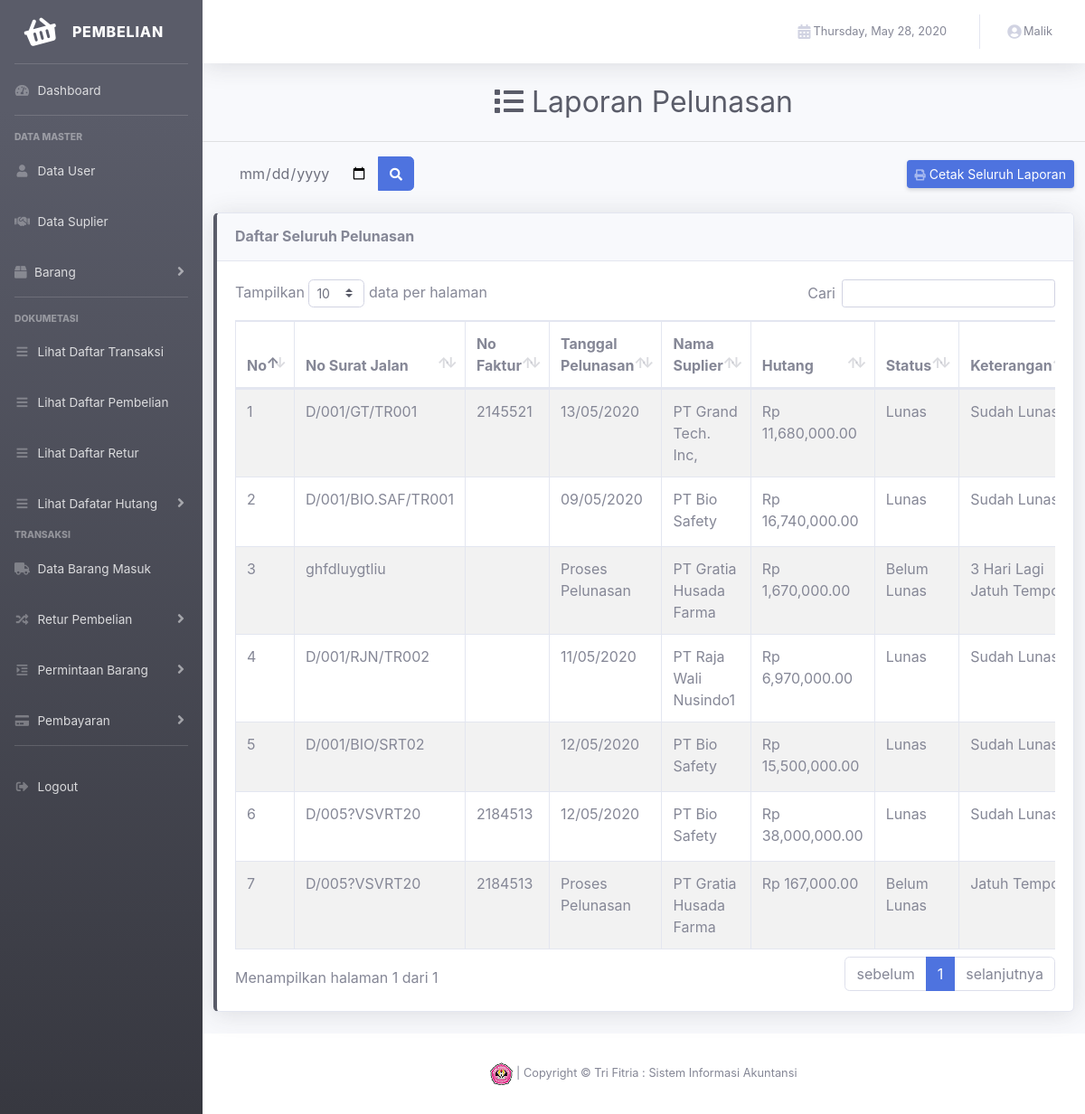
/view/index.php?p=list_hutang (signed in), run on the app's committed database.
### tables this page shows
CREATE TABLE IF NOT EXISTS `pembayaran` (
  `id_pembayaran` varchar(6) NOT NULL,
  `id_order` varchar(6) NOT NULL,
  `tempo` int(2) NOT NULL,
  `status` varchar(16) NOT NULL
);

CREATE TABLE IF NOT EXISTS `order` (
  `id_order` varchar(6) NOT NULL,
  `tanggal` date NOT NULL,
  `status` varchar(16) NOT NULL,
  `total_transaksi` int(45) NOT NULL,
  `nama_suplier` varchar(45) NOT NULL,
  `tanggal_penerimaan` date NOT NULL,
  `tanggal_pembelian` date NOT NULL,
  `no_surat_jalan` varchar(25) NOT NULL,
  `tanggal_pelunasan` date NOT NULL,
  `nomor_faktur` varchar(25) NOT NULL
);

### control/hutang/hutang.php (called while the page is built, shortened)
<?php
     class hutang{
        public function tampil(){
            $koneksi = new koneksi;
            $query = mysqli_query($koneksi->conn,"SELECT `id_pembayaran`, `pembayaran`.`id_order`,`tanggal`,`tanggal_penerimaan`, `tanggal_pelunasan`, `tanggal_pembelian`, `no_surat_jalan`, `nama_suplier`, `order`.`status`, `pembayaran`.`status`,`total_transaksi`, `tempo` as `akhir pembayaran`, `nomor_faktur`from `pembayaran` join `order` on `pembayaran`.`id_order` = `order`.`id_order`");
            if (mysqli_num_rows($query)>0) {
                while ($row= mysqli_fetch_array($query)) {
                    $data[]= $row;
                }
                return $data;
            }
        }
    }
    ?>

### control/koneksi.php (called while the page is built, shortened)
<?php
    class koneksi{
        private $dbhost = "localhost";
        private $dbuser = "root";
        private $dbname = "hph_proj_db";
        private $dbpass = "";
        public function __construct(){
        $this->conn = mysqli_connect($this->dbhost, $this->dbuser, $this->dbpass, $this->dbname) or die("Koneksi gagal");
        }
    }
    ?>

### view/content/transaksi/lihat_data/hutang_dagang/list_hutang.php (the view, shortened to what this page needs)
    <div class="d-sm-flex align-items-center justify-content-center mb-4">
        <h1 class="h2 mb-0 text-gray-800">
        <i class="fa fa-list" aria-hidden="true"></i>
            Laporan Pelunasan
        </h1>
    </div>
    <hr class ="sidebar-diver"></hr>
<div class="col">
    <div class="d-sm-flex align-items-center justify-content-between mb-4">
            <form class="d-none d-sm-inline-block form-inline mr-auto ml-md-3 my-2 my-md-0 mw-100 navbar-search"  method="post">
                <div class="input-group">
                    <input type="date" class="form-control bg-light border-0 small" name="car">
                    <div class="input-group-append">
                    <button class="btn btn-primary" type="submit" name="cari">
                        <i class="fas fa-search fa-sm"></i>
                    </button>
                    </div>
                </div>
            </form>
        <a href="content/dokumentasi/laporan_pelunasan.php" target="_blank" class="d-none d-sm-inline-block btn btn-sm btn-primary shadow-sm"><i class="fas fa-print fa-sm text-white-50"></i> Cetak Seluruh Laporan</a>
    </div>
      <div class="row">
        <div class="col">
          <div class="card shadow mb-4 border-left-dark">
            <div class="card-header py-3">
              <h6 class="m-0 font-weight-bold">Daftar Seluruh Pelunasan</h6>
            </div>
            <div class="card-body" >
                    <div class="table-responsive">
                        <table class="table table-bordered table-striped" width="100%" cellspacing="0" id="dataTable">
                        <thead>
                                <tr>
                                    <th>No</th>
                                    <th>No Surat Jalan</th>
                                    <th>No Faktur</th>
                                    <th>Tanggal Pelunasan</th>
                                    <th>Nama Suplier</th>
                                    <th>Hutang</th>
                                    <th>Status</th>
                                    <th>Keterangan</th>
                                </tr>
                            </thead>
                            <tbody>
                                <?php
                                    if ($hutang->tampil()!=false) {
                                        $no =1;
                                        foreach ($hutang->tampil() as $key) {
                                            if ($key['status'] == 'Belum Lunas') {
                                                $date = strtotime(date('Y-m-d', strtotime($key['tanggal_penerimaan'])));
                                                $Today= strtotime(date('Y-m-d'));
                                                $beda_hari = $Today - $date;
                                                $tempo_jth = floor($beda_hari/(60*60*24));
                                                $rentang_waktu = $key['akhir pembayaran'];
                                                if ($tempo_jth >= $rentang_waktu) {
                                                    $a = "Jatuh Tempo";
                                                }else {
                                                    if  ($rentang_waktu - $tempo_jth == 1) {
                                                        $a = "Jatuh Tempo Besok";
                                                    }elseif ($rentang_waktu - $tempo_jth == 2) {
                                                        $a = "2 Hari Lagi Jatuh Tempo";
                                                    }elseif ($rentang_waktu - $tempo_jth == 3) {
                                                        $a = "3 Hari Lagi Jatuh Tempo";
                                                    }else {
                                                        $a = "Belum Jatuh Tempo";
                                                    }
                                                }
                                            }else {
                                                $a = "Sudah Lunas";
                                            }
                                                ?>
                                            <tr>
                                                <form action="" method="post">
                                                    <td><?php echo $no++; ?> <input type="hidden" value="<?php echo $key['id_order']; ?>" name="id_order"></td>
                                                    <td><?php echo $key['no_surat_jalan']; ?> <input type="hidden" value="<?php echo $key['status']; ?>" name="status"></td>
                                                    <td><?php echo $key['nomor_faktur']?></td>
                                                    <td><?php if ($key['status'] == "Belum Lunas") {
                                                        echo "Proses Pelunasan";
                                                    } else { echo date('d/m/Y', strtotime($key['tanggal_pelunasan'])); }?></td>
                                                    <td><?php echo $key['nama_suplier']; ?></td>
                                                    <td>Rp <?php echo number_format($key['total_transaksi'],2); ?></td>
                                                    <td><?php echo $key['status']; ?></td>
                                                    <td><?php echo $a; ?></td>
                                                </form>
                                            </tr>
                                <?php
                                        }
                                    }
                                    ?>
                            </tbody>
                        </table>
                    </div>
            </div>
              </div>
            </div>
          </div>
    </div>

### data on the page
pembayaran: id_order.no_surat_jalan "D/001/GT/TR001", id_order.nomor_faktur "2145521", id_order.tanggal_pelunasan "13/05/2020", id_order.nama_suplier "PT Grand Tech. Inc,", id_order.total_transaksi "11,680,000.00", status "Lunas", status "Sudah…"
pembayaran: id_order.no_surat_jalan "D/001/BIO.SAF/TR001", id_order.tanggal_pelunasan "09/05/2020", id_order.nama_suplier "PT Bio Safety", id_order.total_transaksi "16,740,000.00", status "Lunas", status "Sudah…"
pembayaran: id_order.no_surat_jalan "ghfdluygtliu", shows "Proses Pelunasan", id_order.nama_suplier "PT Gratia Husada Farma", id_order.total_transaksi "1,670,000.00", status "Belum Lunas", tempo.tanggal_penerimaan "3 Hari Lagi Jatuh…"
pembayaran: id_order.no_surat_jalan "D/001/RJN/TR002", id_order.tanggal_pelunasan "11/05/2020", id_order.nama_suplier "PT Raja Wali Nusindo1", id_order.total_transaksi "6,970,000.00", status "Lunas", status "Sudah…"
pembayaran: id_order.no_surat_jalan "D/001/BIO/SRT02", id_order.tanggal_pelunasan "12/05/2020", id_order.nama_suplier "PT Bio Safety", id_order.total_transaksi "15,500,000.00", status "Lunas", status "Sudah…"
pembayaran: id_order.no_surat_jalan "D/005?VSVRT20", id_order.nomor_faktur "2184513", id_order.tanggal_pelunasan "12/05/2020", id_order.nama_suplier "PT Bio Safety", id_order.total_transaksi "38,000,000.00", status "Lunas", status "Sudah…"
pembayaran: id_order.no_surat_jalan "D/005?VSVRT20", id_order.nomor_faktur "2184513", shows "Proses Pelunasan", id_order.nama_suplier "PT Gratia Husada Farma", id_order.total_transaksi "167,000.00", status "Belum Lunas", a "Jatuh…"

### other printed values
$_SESSION['nama_user'] "Malik"
